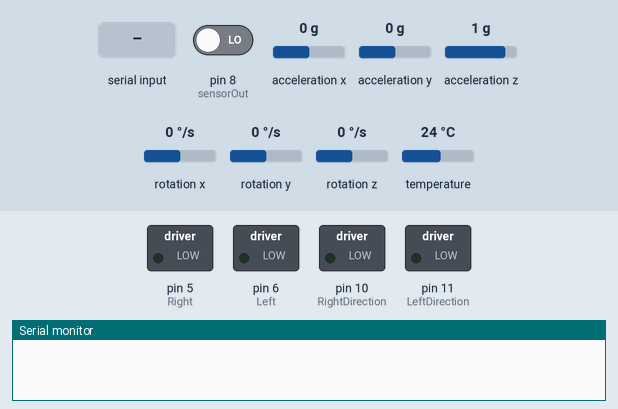
Recording of a sketch running on a simulated Arduino Leonardo, built with avr-gcc and run on an emulated ATmega32U4. Parts: switched loads named in the sketch (green lamp = pin HIGH), the last lines printed to the serial monitor. The inputs (shaded band) are chosen by the test bench; at power-on: pin 8 (sensorOut) LOW, acceleration x 0 g, acceleration y 0 g, acceleration z 1 g, rotation x 0 °/s, rotation y 0 °/s, rotation z 0 °/s, temperature 24 °C. Pins used as bus, display or sensor lines are not drawn.

Above: at 1.3 s.
1.4 s: "AA 99 00\n" received over Serial
At 2.2 s:
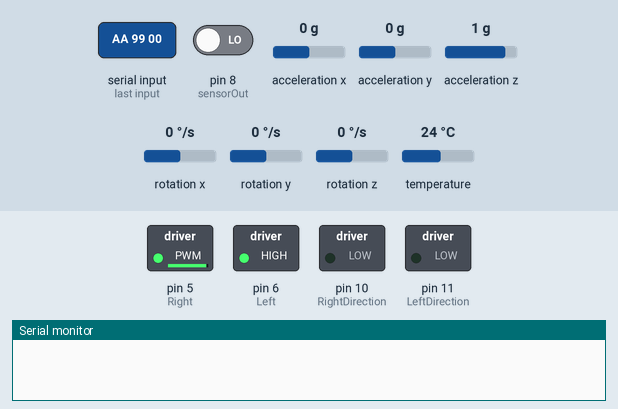
2.9 s: "BB 99 50\n" received over Serial
At 3.8 s:
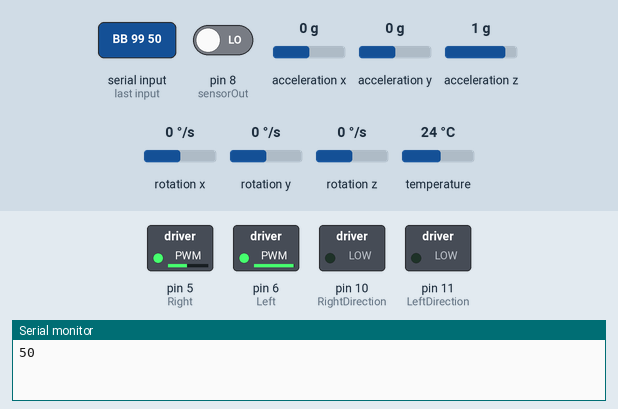
4.9 s: "A\n" received over Serial
At 6.0 s:
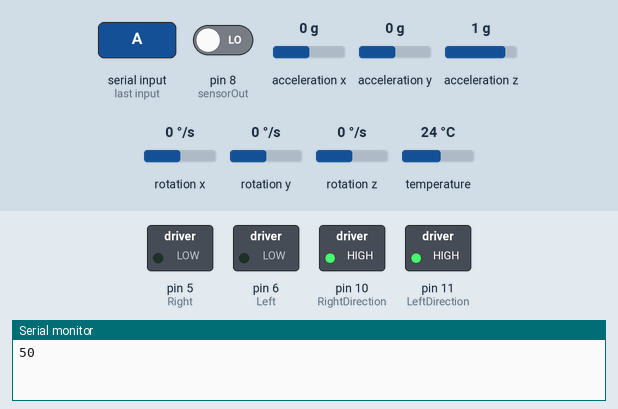
6.4 s: "AA 99 00\n" received over Serial
At 7.2 s:
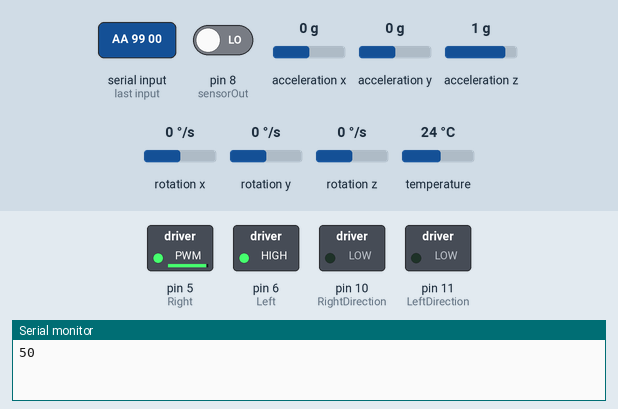
7.9 s: "CC 99 50\n" received over Serial
At 8.9 s:
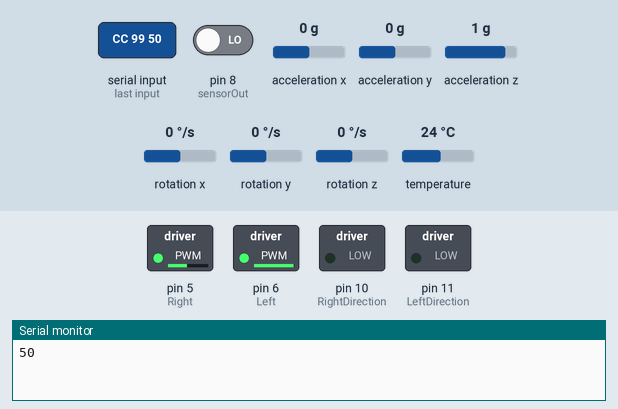
9.9 s: "B\n" received over Serial
At 11.0 s:
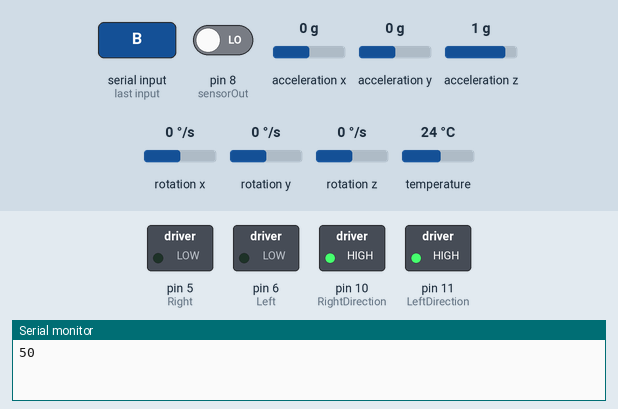
Timing chart, 0 to 12.4 s (numbered marks = the images above; inputs shaded):
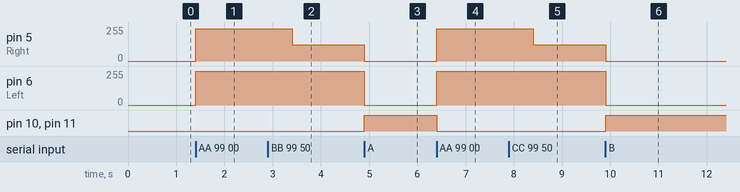

The sketch:

ArduinoLastWorkingCode.ino
```cpp
#include <Adafruit_MPU6050.h>
#include <Adafruit_Sensor.h>
#include <Wire.h>

Adafruit_MPU6050 mpu;

int Right = 5; // 5 drives the right motor when going forward
int RightDirection = 10; // controls the direction of the right motor
int Left = 6; // was 3 // 6 drives the left motor when going forward
int LeftDirection = 11; // controls the direction of the left motor

#define S0 3 // was 4
#define S1 2
#define S2 4
#define S3 7
#define sensorOut 8

// Stores frequency read by the photodiodes
int redFrequency = 0;
int greenFrequency = 0;
int blueFrequency = 0;

void setup(void) {

  pinMode(Left, OUTPUT);  // Left motor
  pinMode(Right, OUTPUT);  // Right motor
  pinMode(LeftDirection, OUTPUT); // Left motor Direction
  pinMode(RightDirection, OUTPUT); // Right motor Direction

  pinMode(S0, OUTPUT);
  pinMode(S1, OUTPUT);
  pinMode(S2, OUTPUT);
  pinMode(S3, OUTPUT);

  // Setting the sensorOut as an input
  pinMode(sensorOut, INPUT);

  // Setting frequency scaling to 20%
  digitalWrite(S0,HIGH);
  digitalWrite(S1,LOW);

  Serial.begin(9600);
  /*
  while (!Serial)   // 1/10 of a meter for set distance to go forward
    delay(0.1); // will pause Zero, Leonardo, etc until serial console opens // INITIALLY DELAY 10
  */
  //Serial.println("Adafruit MPU6050 test!");

  // Try to initialize!
  if (!mpu.begin()) {
    //Serial.println("Failed to find MPU6050 chip");
    while (1) {
      delay(0.1); // INITIALLY DELAY 10
    }
  }
  //Serial.println("MPU6050 Found!");

  mpu.setAccelerometerRange(MPU6050_RANGE_8_G);

  //Serial.println("");

  //driveLeft(8,50);
  //stopMoving();

  //CORRECT LOOP SEQUENCE
  /*
  driveForward(99);
  stopMoving();
  driveRight(99,50);
  stopMoving();
  driveForward(99);
  stopMoving();
  driveRight(99,50);
  stopMoving();
  driveForward(99);
  stopMoving();
  driveRight(99,50);
  stopMoving();
  driveForward(99);
  stopMoving();
  driveRight(99,50);
  stopMoving();
*/

  //Simple Test Sequence
  //driveForward(99);
  //delay(500);
  //stopMoving();
  /*
  delay(1000);
  driveRight(99,50);  // 50% of pi (90 degree) angle
  delay(500);
  stopMoving();
  delay(1000);
  driveLeft(99,50);  // 50% of pi (90 degree) angle
  delay(500);
  stopMoving();
  */

  delay(100);
}

int counter = 0;

void loop() {

  Serial.flush();

  // 50-99: Positive speed (50 is 0 or just weak, 99 is highest)
  // 0-49: Negative speed (0 is 0 or just week, 49 is highest)
  // Commands: A is forward, B is right, C is left, D is nothing (empty) can drop the rest of the characters
  // Characters (space in between 1st, 2nd, 3rd)
  // 1st: Command (1 character), 2nd: Speed (2 characters), 3rd: Angle (2 characters)

  //driveForward(99);
  //delay(500);
  //driveRight(99,50);  // 50% of pi (90 degree) angle
  //delay(500);
  //driveLeft(99,50);  // 50% of pi (90 degree) angle
  //delay(500);
  //stopMoving();
  //delay(400);

  //delay(10);

  //float testedAngleEnd = 0;

      sensors_event_t a, g, temp;
      mpu.getEvent(&a, &g, &temp);
      //testedAngleEnd = sqrt(pow(g.gyro.x + 0.07, 2) + pow(g.gyro.y - 0.01, 2)) * 1 / 1000; // 1 is for time delay
      // if needed: https://robotics.stackexchange.com/questions/21988/determining-the-turn-of-robot-using-gyroscope-and-accelerometer-data

    /*Serial.print("Rotation X: ");
    Serial.print(g.gyro.x);
    Serial.print(", Y: ");
    Serial.print(g.gyro.y);
    Serial.print(", Z: ");
    Serial.print(g.gyro.z);
    Serial.println("");*/
/*
    Serial.print("Counter");
    Serial.print(counter);
    Serial.println("");*/

  /*
  if (Serial.available() > 0) {
    String data = Serial.readStringUntil('\n');
    if (data.substring(0,1) == "A") {
      driveForward(data.substring(3,5).toInt()); // initial forward command
      //Serial.print("AA 99 00");
    } else if (data.substring(0,1) == "B") {
      driveLeft(99, 50);
      //Serial.print("BB 99 50");
    } else if (data.substring(0,1) == "C") {
      driveRight(99, 50);
      //Serial.print("CC 99 50");
    } else if (data.substring(0,1) == "D") {
      //stopMoving();
      analogWrite(Right, 0);
      analogWrite(Left, 0);
      //Serial.print("DD 00 00");
    }
    //stopMoving();
    //Serial.println("Ack");
  }
  */

  //Serial.print("AA 99 00");
  // WHAT HAVE WE BEEN SENDING TO THE ARDUINO?

  if (Serial.available() > 0) {
    String data = Serial.readStringUntil('\n');
    if (data.substring(0,1) == "A") {
      driveForward(data.substring(3,5).toInt()); // initial forward command
      //Serial.println(data.substring(3,5).toInt());
    } else if (data.substring(0,1) == "B") {
      // drive left
      driveTurn(data.substring(3,5).toInt(), data.substring(6,8).toInt());
      Serial.println(data.substring(6,8));
      //Serial.println(data.substring(6,8).toInt());
    } else if (data.substring(0,1) == "C") {
      // drive right
      driveTurn(data.substring(3,5).toInt(), data.substring(6,8).toInt());
      //Serial.println(data.substring(6,8).toInt());
    } else if (data.substring(0,1) == "D") {
      analogWrite(Right, 0);
      analogWrite(Left, 0);
    }
  }


/*

  // Setting RED (R) filtered photodiodes to be read
  digitalWrite(S2,LOW);
  digitalWrite(S3,LOW);

  // Reading the output frequency
  redFrequency = pulseIn(sensorOut, LOW);

   // Printing the RED (R) value
  Serial.print("R = ");
  Serial.print(redFrequency);
  delay(100);

  // Setting GREEN (G) filtered photodiodes to be read
  digitalWrite(S2,HIGH);
  digitalWrite(S3,HIGH);

  // Reading the output frequency
  greenFrequency = pulseIn(sensorOut, LOW);

  // Printing the GREEN (G) value
  Serial.print(" G = ");
  Serial.print(greenFrequency);
  delay(100);

  // Setting BLUE (B) filtered photodiodes to be read
  digitalWrite(S2,LOW);
  digitalWrite(S3,HIGH);

  // Reading the output frequency
  blueFrequency = pulseIn(sensorOut, LOW);

  // Printing the BLUE (B) value
  Serial.print(" B = ");
  Serial.println(blueFrequency);
  delay(100);

  // Get new sensor events with the readings
  sensors_event_t a, g, temp;
  mpu.getEvent(&a, &g, &temp);

  // Print out the values
  Serial.print("Acceleration X: ");
  Serial.print(a.acceleration.x);
  Serial.print(", Y: ");
  Serial.print(a.acceleration.y);
  Serial.print(", Z: ");
  Serial.print(a.acceleration.z);
  Serial.println(" m/s^2");

  Serial.print("Rotation X: ");
  Serial.print(g.gyro.x);
  Serial.print(", Y: ");
  Serial.print(g.gyro.y);
  Serial.print(", Z: ");
  Serial.print(g.gyro.z);
  Serial.println(" rad/s");

  Serial.print("Temperature: ");
  Serial.print(temp.temperature);
  Serial.println(" degC");

*/


}

int driveForward(int speed){  // 23 inches moved for 350ms (IMU says on average 0.7)
  //THINGS TO DO
  // 50-99 speed increase/decrease, 0-49 speed increase/decrease
  // slow start after stopMoving command
  float l = 0;
  float r = 0;
  if (speed >= 50) {
    if (speed == 99) {
      l = 255;  // default for going straight
      r = 243;  // default for going straight
    } else {
      //Serial.println(speed);
      l = (speed - 50) * 5.1; // converts from percentage to number from 0-255 255/50 = 5.1
      //Serial.println(l);
      r = (speed - 50) * 4.86; // converts from percentage to number from 0-243 243/50 = 4.86
      //Serial.println(r);
    }
    // HIGH all wheels forward
    digitalWrite(LeftDirection, LOW);
    digitalWrite(RightDirection, LOW);
    //analogWrite(Right, 220); // was 220
    analogWrite(Right, r); // 243
    analogWrite(Left, l); // 255
    sensors_event_t a, g, temp;
    mpu.getEvent(&a, &g, &temp);

    if (g.gyro.z + 0.02 < -0.2) {  // negative z means right
      // briefly drive slightly left to correct rigth turn drift
      analogWrite(Right, 255);
      analogWrite(Left, 255 - (((g.gyro.z+0.02)*0.1)*5)); // pulse // g.gyro.z+0.02)*0.1 is the radians travelled from destination
    } else if (g.gyro.z + 0.02 > 0.2) { // positive z means left
      // briefly drive slightly right to correct left turn drift
      analogWrite(Right, 255 - (((g.gyro.z+0.02)*0.1)*5)); // pulse // *10 is to account for strength of change in motor speed
      analogWrite(Left, 255); // pulse // g.gyro.z+0.02)*0.1 is the radians travelled from destination
    }

    float d = 5; // random number lol (to get past error for debugging) (eventually from encoder)

    // Reading color outputs

    // Setting RED (R) filtered photodiodes to be read
    digitalWrite(S2,LOW);
    digitalWrite(S3,LOW);
    // Reading the output frequency
    redFrequency = pulseIn(sensorOut, LOW);

    // Setting GREEN (G) filtered photodiodes to be read
    digitalWrite(S2,HIGH);
    digitalWrite(S3,HIGH);
    // Reading the output frequency
    greenFrequency = pulseIn(sensorOut, LOW);

    if ((redFrequency >= 65) && (redFrequency <= 80) && (greenFrequency >= 35) && (greenFrequency >= 40) && (blueFrequency >= 30) && (blueFrequency <= 50)) {    //we see blue sticker
      //checking for rotations
    }

  }
  if (speed < 50) {
    if (speed == 49) {
      l = 255;  // default for going straight
      r = 243;  // default for going straight
    } else {
      l = speed * 5.1; // converts from percentage to number from 0-255 255/50 = 5.1
      r = speed * 4.86; // converts from percentage to number from 0-243 243/50 = 4.86
    }
    // HIGH all wheels reverse
    digitalWrite(LeftDirection, HIGH);
    digitalWrite(RightDirection, HIGH);
    analogWrite(Left, l); // pulse
    analogWrite(Right, r); // pulse

    return 0;
  }
  Serial.flush();
}

int driveLeft(int speed, float deg) {
  float percentAngle = deg/100;
  int timeDelay = percentAngle * 420; // 290 is the time for a 90 degree turn to occur if pulse is 580
  int pulse = 130;
  if (pulse < 130) {
    pulse = 130;
  }
  int error = 1;
  digitalWrite(RightDirection, LOW);
  digitalWrite(LeftDirection, HIGH);
  analogWrite(Right, 255);
  analogWrite(Left, 255);

  return 0;
  Serial.flush();
}

int driveRight(int speed, float deg) { // 100% means 90 degree turn
  float percentAngle = deg/100;
  int timeDelay = percentAngle * 420; // 290 is the time for a 90 degree turn to occur if pulse is 130, 180 degrees for 590 or 100% deg
  int pulse = 130;
  if (pulse < 130) {
    pulse = 130;
  }
  int error = 1;
  digitalWrite(RightDirection, HIGH);
  digitalWrite(LeftDirection, LOW);
  analogWrite(Right, 255); // pulse would be duty cycle in analogWrite here
  analogWrite(Left, 255);

  return 0;
  Serial.flush();
}

int driveTurn(int left, int right) {
    int l = left * 2.55; // converts from percentage to number from 0-255 255/100 = 2.55
    int r = right * 2.43; // converts from percentage to number from 0-243 243/100 = 2.43

    if (left >= 50) {
      digitalWrite(LeftDirection, LOW);
      //l = left * 5.1;
    } else {
      digitalWrite(LeftDirection, HIGH);
      l = left * 5.1;
    }

    if (right >= 50) {
      digitalWrite(RightDirection, LOW);
      //r = right * 4.86;
    } else {
      digitalWrite(RightDirection, HIGH);
      r = right * 4.86;
    }

    // HIGH all wheels forward
    //analogWrite(Right, 220); // was 220
    analogWrite(Right, r); // 243
    analogWrite(Left, l); // 255

}

int stopMoving() {
   digitalWrite(RightDirection, LOW);
   digitalWrite(LeftDirection, LOW);
   analogWrite(Right, 0);
   analogWrite(Left, 0);

   Serial.flush();
}

void delay_us_10us(int ms) {
  while(0 < ms) {
    delay(10); // allows robot to execute instruction for approximately one second
    ms -= 1;
  }
}
```

Measured:
- after the input at 1.4 s, pin 5 (Right): 0/255 → 243/255 at once; pin 6 (Left): 0/255 → 255/255 at once
- after the input at 2.9 s, pin 5 (Right): 243/255 → 121/255 after 0.51 s; pin 6 (Left): 255/255 → 252/255 after 0.51 s
- after the input at 4.9 s, pin 5 (Right): 121/255 → 0/255 at once; pin 6 (Left): 252/255 → 0/255 at once; pin 10 (RightDirection), pin 11 (LeftDirection): LOW → HIGH at once
- after the input at 6.4 s, pin 5 (Right): 0/255 → 243/255 at once; pin 6 (Left): 0/255 → 255/255 at once; pin 10 (RightDirection), pin 11 (LeftDirection): HIGH → LOW at once
- after the input at 7.9 s, pin 5 (Right): 243/255 → 121/255 after 0.51 s; pin 6 (Left): 255/255 → 252/255 after 0.51 s
- after the input at 9.9 s, pin 5 (Right): 121/255 → 0/255 at once; pin 6 (Left): 252/255 → 0/255 at once; pin 10 (RightDirection), pin 11 (LeftDirection): LOW → HIGH at once
